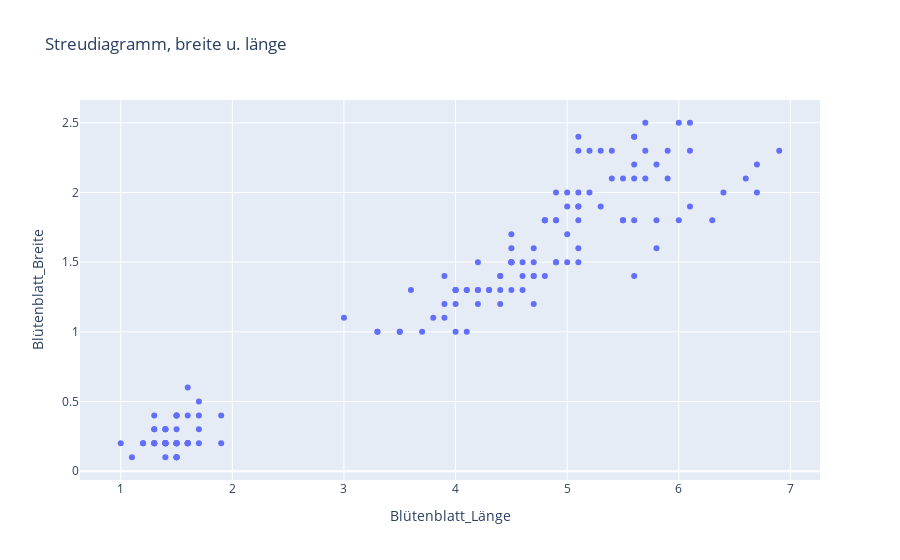

The notebook cell this image was saved under:
### Code cell
fig_scatter = px.scatter(df, x='Blütenblatt_Länge', y='Blütenblatt_Breite' , title='Streudiagramm, breite u. länge')
fig_scatter.show()

### Figure 1 — Plotly figure (JSON) as saved in the notebook; plotly's stock layout.template omitted (floating-point values rounded to 4 significant figures; data arrays with more than 128 entries replaced by an {"elided": "..."} marker saying what was removed)
{"data": [{"hovertemplate": "Blütenblatt_Länge=%{x}<br>Blütenblatt_Breite=%{y}<extra></extra>", "legendgroup": "", "marker": {"color": "#636efa", "symbol": "circle"}, "mode": "markers", "name": "", "orientation": "v", "showlegend": false, "type": "scatter", "x": {"elided": "150 float values"}, "xaxis": "x", "y": {"elided": "150 float values"}, "yaxis": "y"}], "layout": {"legend": {"tracegroupgap": 0}, "title": {"text": "Streudiagramm, breite u. länge"}, "xaxis": {"anchor": "y", "domain": [0, 1], "title": {"text": "Blütenblatt_Länge"}}, "yaxis": {"anchor": "x", "domain": [0, 1], "title": {"text": "Blütenblatt_Breite"}}}}
